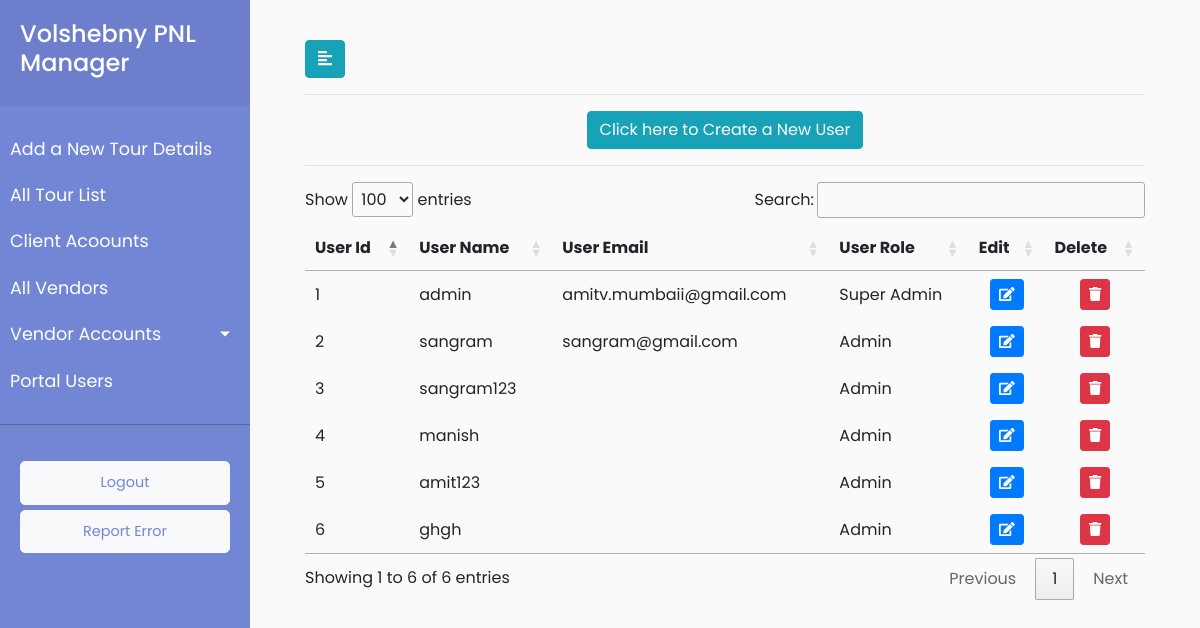
Screenshot of /users/ (signed in) with the database file from the repository.
### payment/models.py (models this page shows)
class CustomUser(AbstractUser):
    SUPER_ADMIN = 1
    ADMIN = 2
    ROLE_CHOICES = (
      (ADMIN,'admin'),
      (SUPER_ADMIN,'super_admin')
    )
    OFFICE_LOCATION_CHOICES = (
      ('MUMBAI','MUMBAI'),
      ('DELHI','DELHI'),
      ('RUSSIA','RUSSIA'),
    )
    user_role = models.PositiveSmallIntegerField(choices=ROLE_CHOICES,default=ADMIN,blank=True)
    office_location = models.CharField( max_length=920, choices=OFFICE_LOCATION_CHOICES, default = 'MUMBAI')
    user_short_name = models.CharField( max_length=920 )

### payment/views.py (the view)
# urls.py: path('users/', views.user_list, name='userlist'),
@login_required(login_url='/user_login')
def user_list(request):
    user_role = request.user.user_role
    users = CustomUser.objects.all()
    data = { 'users' : users,'user_role':user_role }
    return render(request,'payment/userlist.html',data)

### payment/templates/payment/userlist.html (shortened to what this page needs)
{% extends 'payment/base.html' %}
{% load static %}
{% block stylesheets %}
<link rel="stylesheet" href="//cdn.datatables.net/1.10.19/css/jquery.dataTables.min.css">
{% endblock stylesheets %}
{% block content %}
<div id="content">
    <div class="container-fluid">
        <button type="button" id="sidebarCollapse" class="btn btn-info">
            <i class="fas fa-align-left"></i>
        </button>
        <hr>
        <center><button class="create-client-list btn btn-info" type="button" name="button">Click here to Create a New User</button></center>
        <hr>
        <div>
            <table id="test_table">
                <thead>
                    <tr>
                        <th>User Id</th>
                        <th>User Name</th>
                        <th>User Email</th>
                        <th>User Role</th>
                        <th>Edit</th>
                        {% if user_role == 1 %}
                        <th>Delete</th>
                        {% endif %}
                    </tr>
                </thead>
                <tbody>
                    {% for user in users %}
                    <tr>
                        <td class="text">{{ user.pk }}</td>
                        <td class="text">{{ user.username }}</td>
                        <td class="text">{{ user.email }}</td>
                        <td class="text">
                            {% if user.user_role == 1 %}
                            Super Admin
                            {% else %}
                            Admin
                            {% endif %}
                        </td>
                        <td>
                            <center>
                                <button type="button" class="update-users-list btn btn-sm btn-primary" data-id="{% url 'payment:userupdate' user.pk %}">
                                    <span class="fa fa-edit"></span>
                                </button>
                            </center>
                        </td>
                        {% if user_role == 1 %}
                        <td>
                            <center>
                                <button type="button" class="delete-users-list btn btn-sm btn-danger" data-id="{% url 'payment:userdelete' user.pk %}">
                                    <span class="fa fa-trash"></span>
                                </button>
                            </center>
                        </td>
                        {% endif %}
                    </tr>
                    {% endfor %}
                </tbody>
            </table>
        </div>
    </div>
</div>
{% endblock %}

### payment/static/payment/style.css (style rules this page uses)
body { font-family: 'Poppins', sans-serif; background: #fafafa; }
#content { width: calc(100% - 250px); padding: 40px; min-height: 100vh; transition: all 0.3s; position: absolute; top: 0; right: 0; }

### rows the page displays
CustomUser: pk "1", username "admin", email "amitv.mumbaii@gmail.com", user_role "Super Admin"
CustomUser: pk "2", username "sangram", email "sangram@gmail.com", user_role "Admin"
CustomUser: pk "3", username "sangram123", user_role "Admin"
CustomUser: pk "4", username "manish", user_role "Admin"
CustomUser: pk "5", username "amit123", user_role "Admin"
CustomUser: pk "6", username "ghgh", user_role "Admin"
